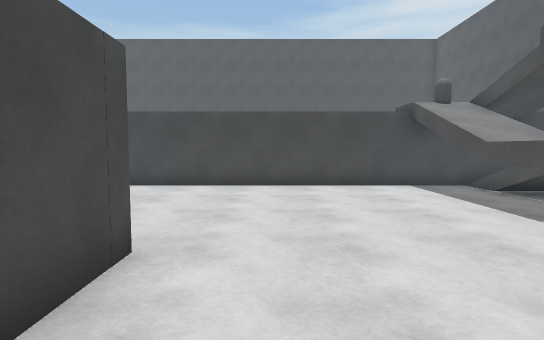
[1] (above)

24 first-person views from a walk through a scene from a Unity 3-D project. The camera is 1.3 m above the floor, tilts 4° down and sees 80° across. The floor is counted in squares, 1 m on a side. Each view is taken from the middle of a square. On the plan, view 1 faces up. The plan holds only what a view shows up to about 14 squares ahead; the rest is blank. The place goes on beyond the plan. The player is left out.

[2]
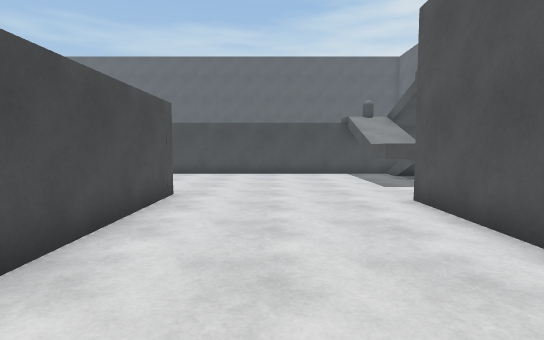

[3]
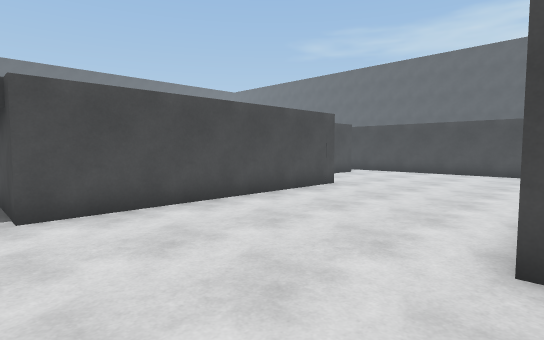

[4]
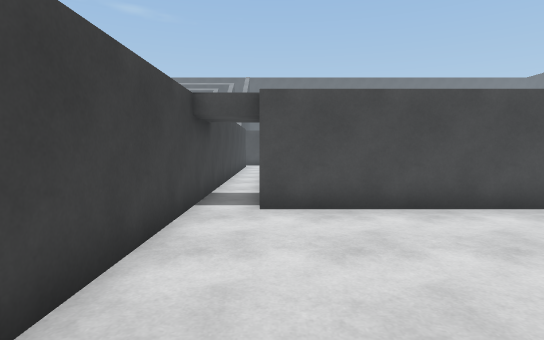

[5]
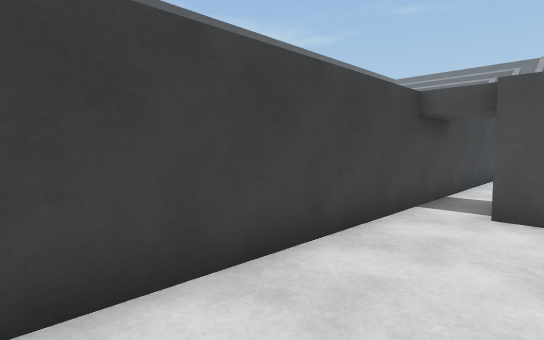

[6]
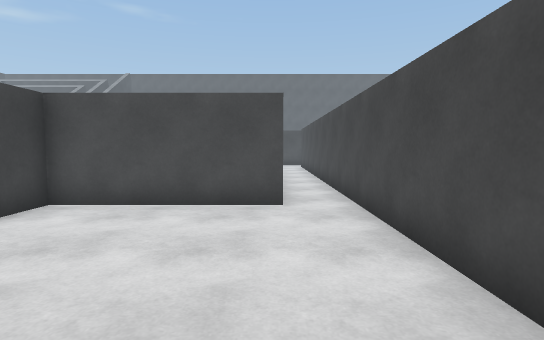

[7]
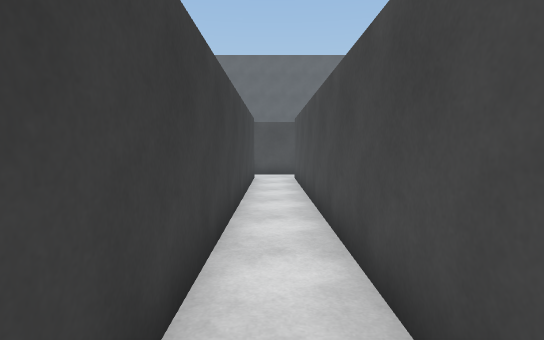

[8]
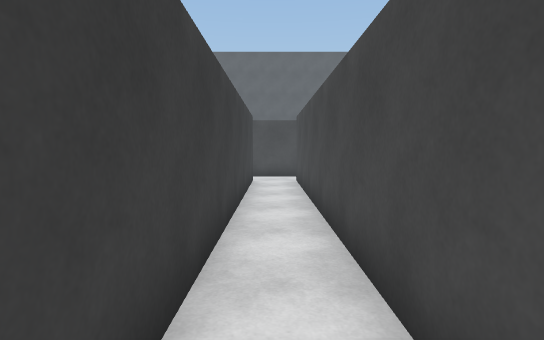

[9]
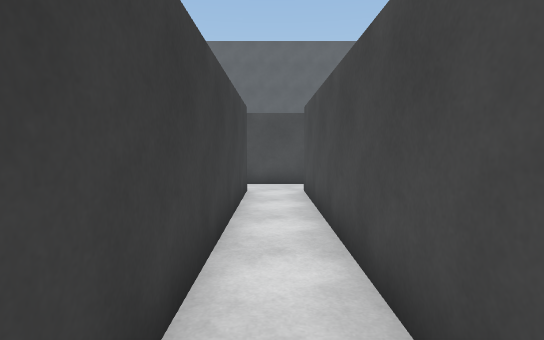

[10]
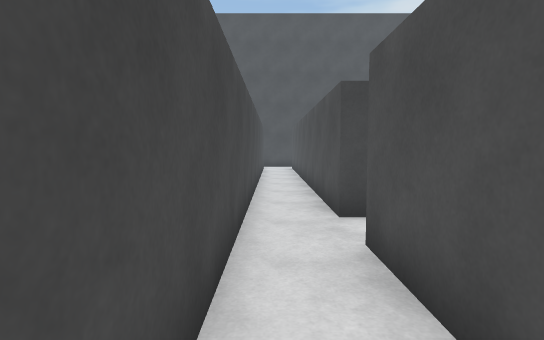

[11]
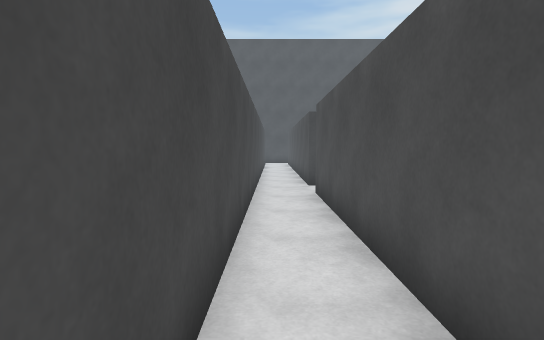

[12]
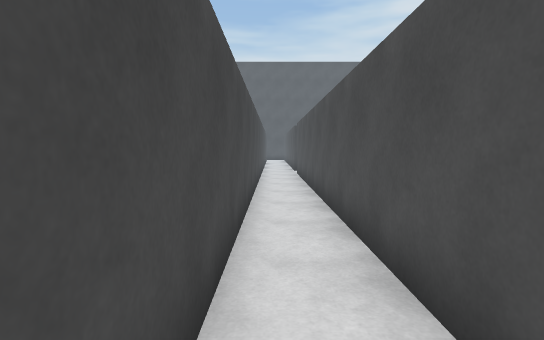

[13]
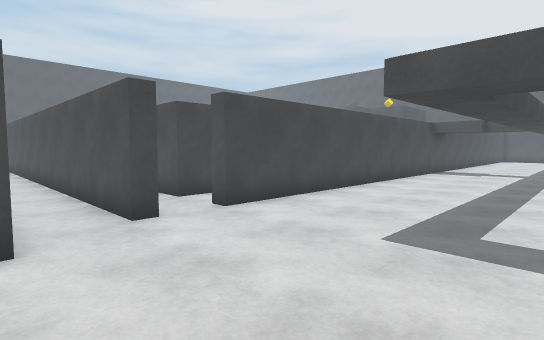

[14]
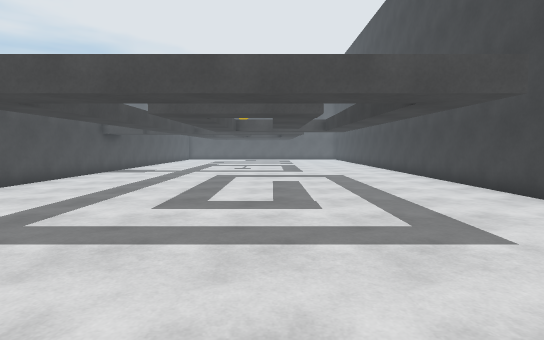

[15]
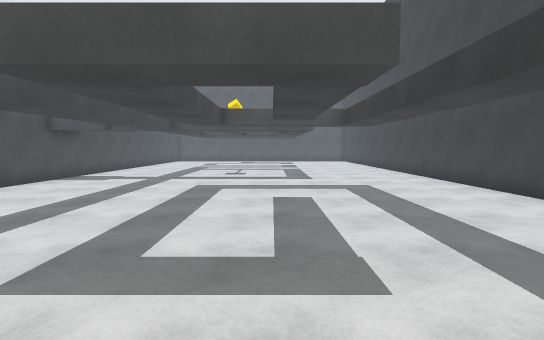

[16]
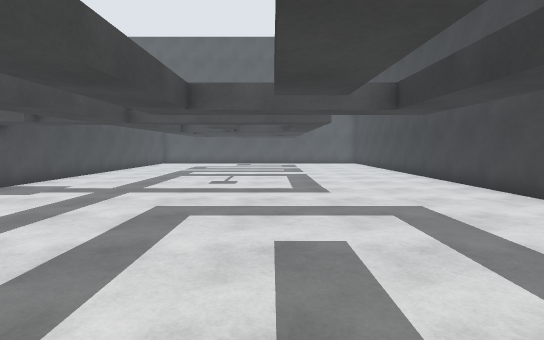

[17]
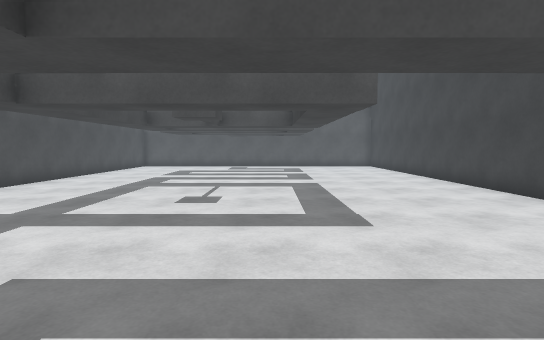

[18]
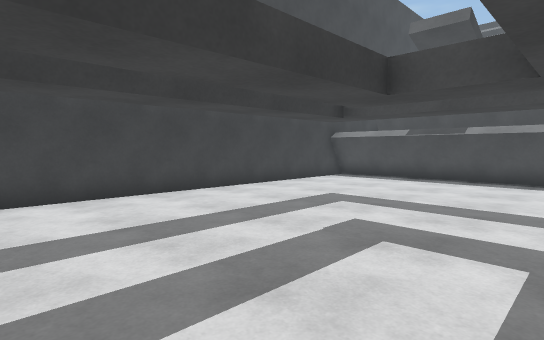

[19]
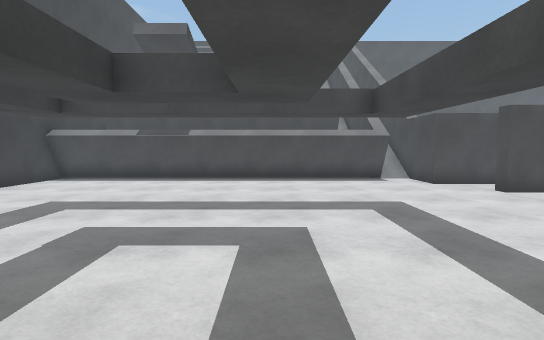

[20]
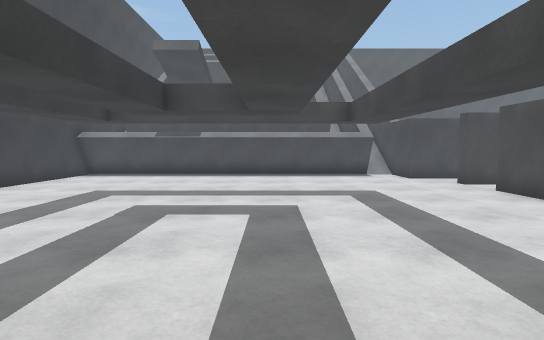

[21]
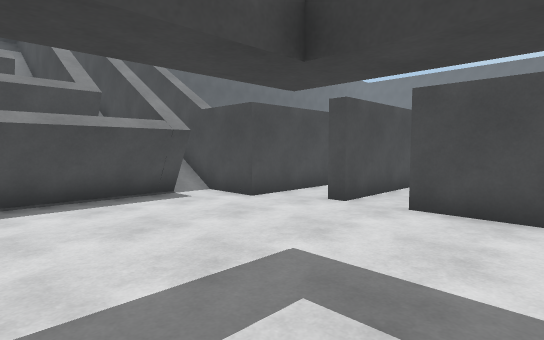

[22]
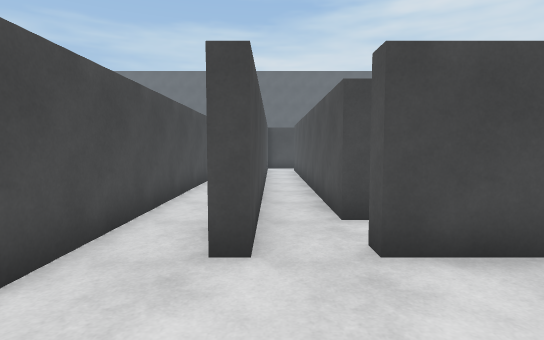

[23]
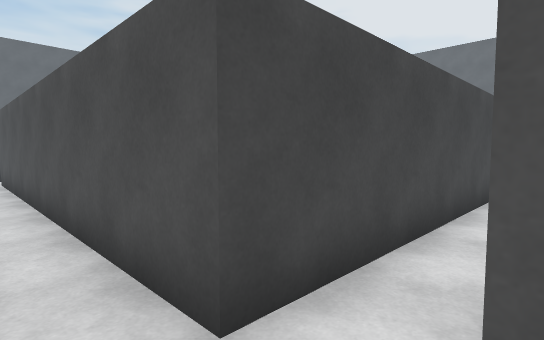

[24]
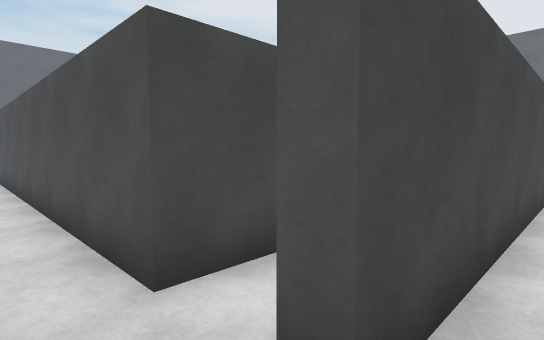

### Floor plan
Points are (right, up) in squares from view 1. A wall is a line through its corners. A room is listed if a view was taken in it or the views show most of it. See-through windows are left out.
Room 1 (views 1, 2, 3, 4, 5, 6, 7, 8, 9, 23)
walls: (-1.7, 4) (-1.7, -5.3) (-4, -5.3); (4.5, -0.9) (4.5, 3); (-4.2, 9.4) (-4.2, 4) (-2.9, 4); (4.5, 11) (-18.7, 11); (-8.9, -5.3) (-16.7, -5.3); (-9.8, -6.7) (4.9, -6.7); (-16.7, -7.3) (-16.7, -6.8); (-18.7, 9.3) (-5.8, 9.3); (-18.2, -5.6) (-18.2, -7.3)
ways out: opening at (-19, 10) to room 2; opening at (-17.5, -7) to room 3; opening at (-18, -6) to room 4
objects: other object (5, 11)
Room 2 (views 10, 11, 12)
walls: (-18.7, 11) (-18.7, 11.5); (-18.7, -7.3) (-18.7, 9.3); (-20.5, 11.5) (-20.5, -8.2)
ways out: opening at (-19, 10) to room 1; opening at (-20, -8) to room 3
Room 3 (views 13, 14, 15, 16, 17, 18, 19, 20, 21, 22, 24)
walls: (-18.2, -7.3) (-18.7, -7.3); (-20.5, -8.2) (-25.5, -8.2); (-21.7, -9.4) (-21.7, -22.8); (-22, -9.4) (-22, -22.8); (5.1, -7.3) (-16.7, -7.3); (-22.8, -22.8) (5, -22.8)
low walls: (-22.2, -9.4) (-22.2, -22.8)
ways out: opening at (-17.5, -7) to room 1; opening at (-20, -8) to room 2
Room 4 (no view inside)
walls: (-18.2, 1) (-18.2, -5.6); (-16.7, -5.3) (-16.7, 7.2)
ways out: opening at (-18, -6) to room 1

Where each view was taken, in squares from view 1:
view 1: 0 up, 0 right, facing up
view 2: 5 down, 1 right, facing up
view 3: 6 down, 5 right, facing up-left
view 4: 5 down, 5 right, facing left
view 5: 4 down, 5 right, facing down-left
view 6: 9 up, 3 right, facing left
view 7: 10 up, 5 left, facing left
view 8: 10 up, 6 left, facing left
view 9: 10 up, 9 left, facing left
view 10: 5 up, 20 left, facing up
view 11: 0 up, 20 left, facing up
view 12: 7 down, 20 left, facing up
view 13: 13 down, 21 left, facing up-right
view 14: 16 down, 21 left, facing right
view 15: 16 down, 17 left, facing right
view 16: 16 down, 13 left, facing right
view 17: 16 down, 9 left, facing right
view 18: 14 down, 9 left, facing down-left
view 19: 14 down, 9 left, facing left
view 20: 14 down, 7 left, facing left
view 21: 14 down, 14 left, facing up-left
view 22: 11 down, 18 left, facing up
view 23: 7 down, 18 left, facing up-right
view 24: 8 down, 18 left, facing up-right
